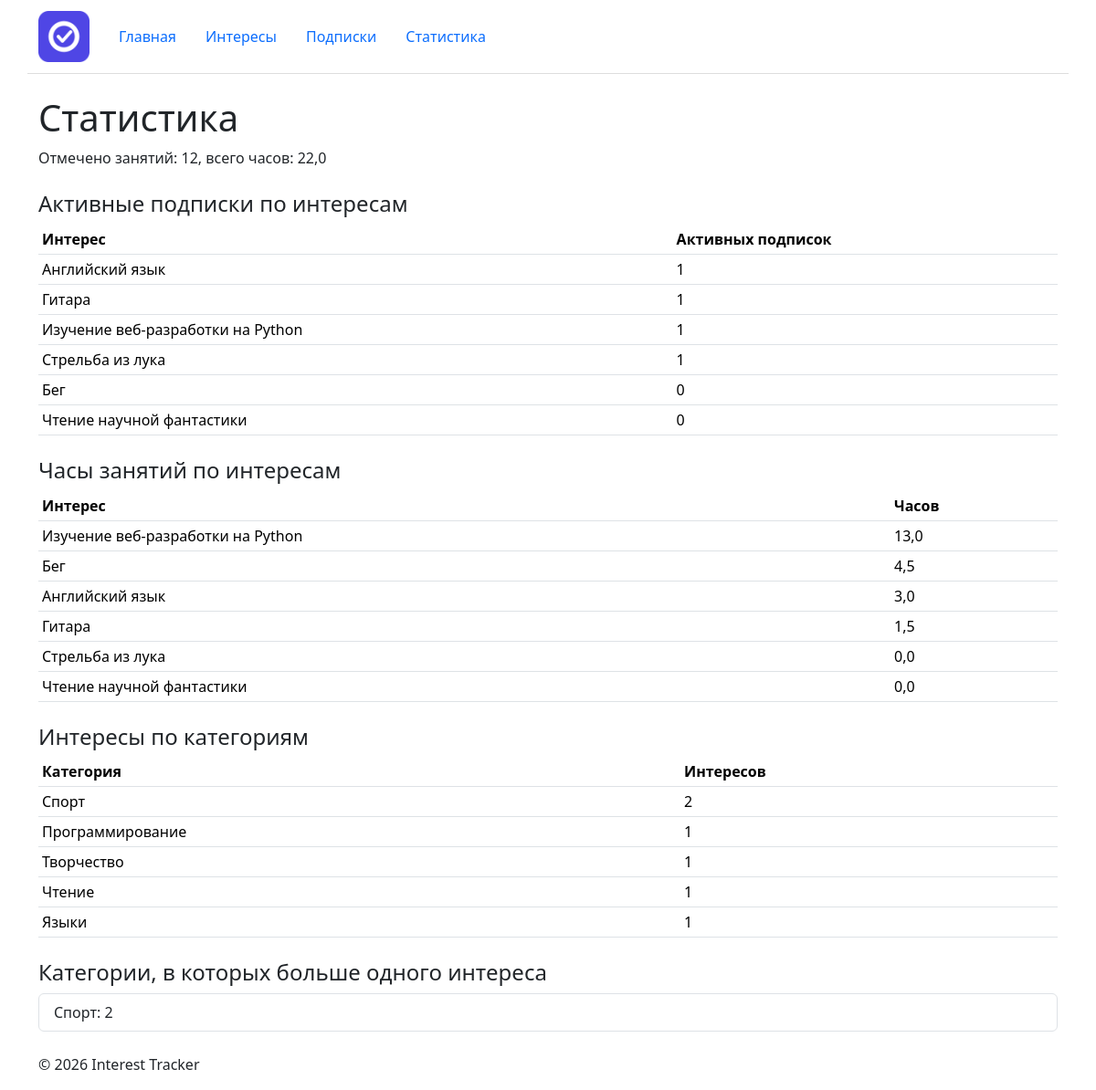
The page /subscriptions/statistics/ on the database its author committed.
### subscriptions/views.py (the view)
# urls.py: path("statistics/", views.statistics, name="statistics"),
def statistics(request: HttpRequest) -> HttpResponse:
    conn = get_connection()
    conn.row_factory = sqlite3.Row
    totals = conn.execute("""
        SELECT
            COUNT(*) AS activities_count,
            COALESCE(SUM(hours), 0) AS total_hours
        FROM activities;
    """).fetchone()
    subscriptions_by_interest = conn.execute("""
        SELECT
            interests.name AS interest_name,
            COUNT(subscriptions.id) AS subscriptions_count
        FROM interests
        LEFT JOIN subscriptions
            ON interests.id = subscriptions.interest_id
            AND subscriptions.is_cancelled = 0
        GROUP BY interests.id, interests.name
        ORDER BY subscriptions_count DESC, interests.name;
    """).fetchall()
    hours_by_interest = conn.execute("""
        SELECT
            interests.name AS interest_name,
            COALESCE(SUM(activities.hours), 0) AS total_hours
        FROM interests
        LEFT JOIN subscriptions
            ON interests.id = subscriptions.interest_id
        LEFT JOIN activities
            ON subscriptions.id = activities.subscription_id
        GROUP BY interests.id, interests.name
        ORDER BY total_hours DESC, interests.name;
    """).fetchall()
    interests_by_category = conn.execute("""
        SELECT
            categories.name AS category_name,
            COUNT(interests.id) AS interests_count
        FROM categories
        LEFT JOIN interests
            ON categories.id = interests.category_id
        GROUP BY categories.id, categories.name
        ORDER BY interests_count DESC, categories.name;
    """).fetchall()
    popular_categories = conn.execute("""
        SELECT
            categories.name AS category_name,
            COUNT(interests.id) AS interests_count
        FROM categories
        JOIN interests
            ON categories.id = interests.category_id
        GROUP BY categories.id, categories.name
        HAVING COUNT(interests.id) > 1
        ORDER BY interests_count DESC, categories.name;
    """).fetchall()
    conn.close()
    context = {
        "totals": totals,
        "subscriptions_by_interest": subscriptions_by_interest,
        "hours_by_interest": hours_by_interest,
        "interests_by_category": interests_by_category,
        "popular_categories": popular_categories,
    }
    return render(request, "subscriptions/statistics.html", context)

### db/database.py (called while the page is built)
def get_connection() -> sqlite3.Connection:
    conn = sqlite3.connect(DB_PATH)
    conn.execute("PRAGMA foreign_keys = ON")
    return conn

### subscriptions/templates/subscriptions/statistics.html (shortened to what this page needs)
{% extends "base.html" %}
{% block content %}
<h1>Статистика</h1>
<p>
  Отмечено занятий: {{ totals.activities_count }},
  всего часов: {{ totals.total_hours|floatformat:1 }}
</p>
<h2 class="h4 mt-4">Активные подписки по интересам</h2>
<table class="table table-sm">
  <thead>
    <tr>
      <th>Интерес</th>
      <th>Активных подписок</th>
    </tr>
  </thead>
  <tbody>
    {% for item in subscriptions_by_interest %}
    <tr>
      <td>{{ item.interest_name }}</td>
      <td>{{ item.subscriptions_count }}</td>
    </tr>
    {% empty %}
    <tr><td colspan="2">Данные отсутствуют.</td></tr>
    {% endfor %}
  </tbody>
</table>
<h2 class="h4 mt-4">Часы занятий по интересам</h2>
<table class="table table-sm">
  <thead>
    <tr>
      <th>Интерес</th>
      <th>Часов</th>
    </tr>
  </thead>
  <tbody>
    {% for item in hours_by_interest %}
    <tr>
      <td>{{ item.interest_name }}</td>
      <td>{{ item.total_hours|floatformat:1 }}</td>
    </tr>
    {% empty %}
    <tr><td colspan="2">Данные отсутствуют.</td></tr>
    {% endfor %}
  </tbody>
</table>
<h2 class="h4 mt-4">Интересы по категориям</h2>
<table class="table table-sm">
  <thead>
    <tr>
      <th>Категория</th>
      <th>Интересов</th>
    </tr>
  </thead>
  <tbody>
    {% for item in interests_by_category %}
    <tr>
      <td>{{ item.category_name }}</td>
      <td>{{ item.interests_count }}</td>
    </tr>
    {% empty %}
    <tr><td colspan="2">Данные отсутствуют.</td></tr>
    {% endfor %}
  </tbody>
</table>
<h2 class="h4 mt-4">Категории, в которых больше одного интереса</h2>
<ul class="list-group">
  {% for item in popular_categories %}
  <li class="list-group-item">
    {{ item.category_name }}: {{ item.interests_count }}
  </li>
  {% empty %}
  <li class="list-group-item">Таких категорий нет.</li>
  {% endfor %}
</ul>
{% endblock %}

### homepage/static/homepage/css/style.css (style rules this page uses)
body { min-height: 100vh; }

### rows shown on the page
interests: interest_name "Английский язык", subscriptions_count "1", total_hours "3,0"
interests: interest_name "Гитара", subscriptions_count "1", total_hours "1,5"
interests: interest_name "Изучение веб-разработки на Python", subscriptions_count "1", total_hours "13,0"
interests: interest_name "Стрельба из лука", subscriptions_count "1", total_hours "0,0"
interests: interest_name "Бег", subscriptions_count "0", total_hours "4,5"
interests: interest_name "Чтение научной фантастики", subscriptions_count "0", total_hours "0,0"
categories: category_name "Спорт", interests_count "2"
categories: category_name "Программирование", interests_count "1"
categories: category_name "Творчество", interests_count "1"
categories: category_name "Чтение", interests_count "1"
categories: category_name "Языки", interests_count "1"

### other values the page prints
{{ totals.activities_count }} "12"
{{ totals.total_hours|floatformat:1 }} "22,0"
